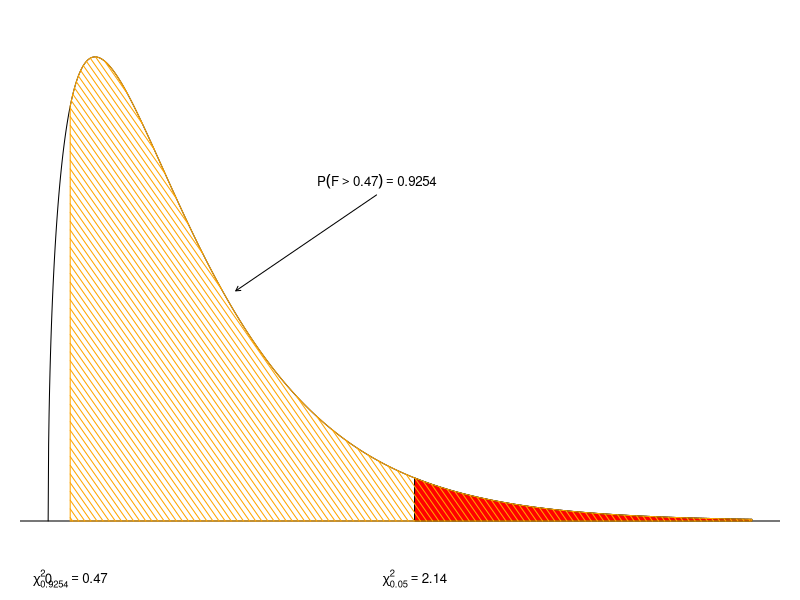

Here is the R script that generated this plot:
# 8장. 범주형 자료분석

# 8-1. 적합도 검정
x <- seq(0, 15, by=0.01)
dc <- dchisq(x, df=3)
alpha <- 0.05
tol <- qchisq(1-alpha, df=3)

par(mar=c(0,1,1,1))
plot(x, dc, type="l", axes=F, ylim=c(-0.03, 0.25), xlab="", ylab="")
abline(h=0)
tol.g <- round(tol, 2)
polygon(c(tol.g, x[x>tol.g], 15), c(0, dc[x>tol.g], 0), col="red")
text(0, -0.03, "0", cex=0.8)
text(tol, -0.03, expression(chi[0.05]^{2}==2.14), cex=0.8)

alpha2 <- 0.9254
tol2 <- qchisq(1-alpha2, df=3)
tol2.g <- round(tol2, 2)
polygon(c(tol2.g, x[x>tol2.g], 15), c(0, dc[x>tol2.g], 0), col="orange", density=20, angle=305)
text(tol2, -0.03, expression(chi[0.9254]^{2}==0.47), cex=0.8)
arrows(7, 0.17, 4, 0.12, length=0.05)
text(7, 0.177, expression(plain(P)(F>0.47) == 0.9254), cex=0.8)

# 1) 멘델의 유전법칙
x <- c(315, 101, 108, 32)
chisq.test(x, p=c(9, 3, 3, 1)/16) 
